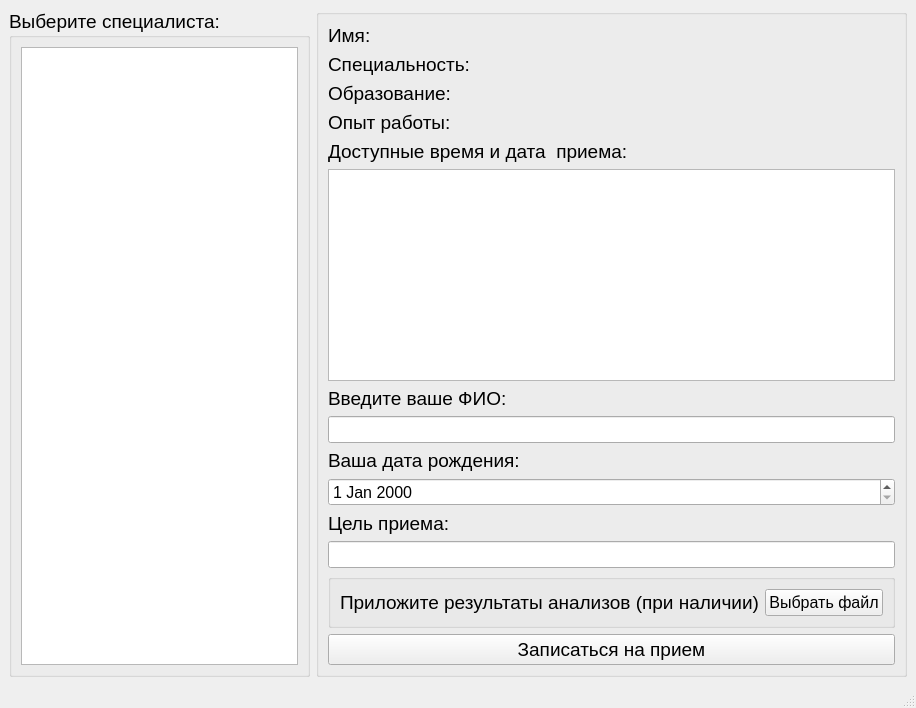
<?xml version="1.0" encoding="UTF-8"?>
<ui version="4.0">
 <class>MainWindow</class>
 <widget class="QMainWindow" name="MainWindow">
  <property name="geometry">
   <rect>
    <x>0</x>
    <y>0</y>
    <width>916</width>
    <height>708</height>
   </rect>
  </property>
  <property name="windowTitle">
   <string>MainWindow</string>
  </property>
  <widget class="QWidget" name="centralwidget">
   <layout class="QGridLayout" name="gridLayout_4">
    <item row="0" column="0">
     <widget class="QGroupBox" name="groupBox">
      <property name="font">
       <font>
        <pointsize>14</pointsize>
       </font>
      </property>
      <property name="title">
       <string>Выберите специалиста:</string>
      </property>
      <layout class="QGridLayout" name="gridLayout">
       <item row="0" column="0">
        <widget class="QListWidget" name="listWidget"/>
       </item>
      </layout>
     </widget>
    </item>
    <item row="0" column="1">
     <widget class="QGroupBox" name="groupBox_2">
      <property name="font">
       <font>
        <pointsize>12</pointsize>
       </font>
      </property>
      <property name="title">
       <string/>
      </property>
      <layout class="QGridLayout" name="gridLayout_3">
       <item row="18" column="0">
        <widget class="QPushButton" name="pushButton">
         <property name="font">
          <font>
           <pointsize>14</pointsize>
          </font>
         </property>
         <property name="text">
          <string>Записаться на прием</string>
         </property>
        </widget>
       </item>
       <item row="10" column="0">
        <widget class="QLineEdit" name="lineEdit"/>
       </item>
       <item row="12" column="0">
        <widget class="QDateEdit" name="dateEdit"/>
       </item>
       <item row="7" column="0">
        <widget class="QLabel" name="label_5">
         <property name="font">
          <font>
           <pointsize>14</pointsize>
          </font>
         </property>
         <property name="text">
          <string>Доступные время и дата  приема:</string>
         </property>
        </widget>
       </item>
       <item row="4" column="0">
        <widget class="QLabel" name="label_4">
         <property name="text">
          <string>&lt;html&gt;&lt;head/&gt;&lt;body&gt;&lt;p&gt;&lt;span style=&quot; font-size:14pt;&quot;&gt;Опыт работы:&lt;/span&gt;&lt;/p&gt;&lt;/body&gt;&lt;/html&gt;</string>
         </property>
        </widget>
       </item>
       <item row="13" column="0">
        <widget class="QLabel" name="label_8">
         <property name="font">
          <font>
           <pointsize>14</pointsize>
          </font>
         </property>
         <property name="text">
          <string>Цель приема:</string>
         </property>
        </widget>
       </item>
       <item row="8" column="0">
        <widget class="QListWidget" name="dates_list"/>
       </item>
       <item row="0" column="0">
        <widget class="QLabel" name="label">
         <property name="text">
          <string>&lt;html&gt;&lt;head/&gt;&lt;body&gt;&lt;p&gt;&lt;span style=&quot; font-size:14pt;&quot;&gt;Имя:&lt;/span&gt;&lt;/p&gt;&lt;/body&gt;&lt;/html&gt;</string>
         </property>
        </widget>
       </item>
       <item row="11" column="0">
        <widget class="QLabel" name="label_7">
         <property name="font">
          <font>
           <pointsize>14</pointsize>
          </font>
         </property>
         <property name="text">
          <string>Ваша дата рождения:</string>
         </property>
        </widget>
       </item>
       <item row="9" column="0">
        <widget class="QLabel" name="label_6">
         <property name="font">
          <font>
           <pointsize>14</pointsize>
          </font>
         </property>
         <property name="text">
          <string>Введите ваше ФИО:</string>
         </property>
        </widget>
       </item>
       <item row="3" column="0">
        <widget class="QLabel" name="label_3">
         <property name="text">
          <string>&lt;html&gt;&lt;head/&gt;&lt;body&gt;&lt;p&gt;&lt;span style=&quot; font-size:14pt;&quot;&gt;Образование:&lt;/span&gt;&lt;/p&gt;&lt;/body&gt;&lt;/html&gt;</string>
         </property>
        </widget>
       </item>
       <item row="2" column="0">
        <widget class="QLabel" name="label_2">
         <property name="text">
          <string>&lt;html&gt;&lt;head/&gt;&lt;body&gt;&lt;p&gt;&lt;span style=&quot; font-size:14pt;&quot;&gt;Специальность:&lt;/span&gt;&lt;/p&gt;&lt;/body&gt;&lt;/html&gt;</string>
         </property>
        </widget>
       </item>
       <item row="14" column="0">
        <widget class="QLineEdit" name="lineEdit_2"/>
       </item>
       <item row="15" column="0">
        <widget class="QGroupBox" name="groupBox_3">
         <property name="title">
          <string/>
         </property>
         <layout class="QGridLayout" name="gridLayout_2">
          <item row="0" column="0">
           <widget class="QLabel" name="label_9">
            <property name="font">
             <font>
              <pointsize>14</pointsize>
             </font>
            </property>
            <property name="text">
             <string>Приложите результаты анализов (при наличии)</string>
            </property>
           </widget>
          </item>
          <item row="0" column="1">
           <widget class="QPushButton" name="pushButton_2">
            <property name="font">
             <font>
              <pointsize>12</pointsize>
             </font>
            </property>
            <property name="text">
             <string>Выбрать файл</string>
            </property>
           </widget>
          </item>
         </layout>
        </widget>
       </item>
      </layout>
     </widget>
    </item>
   </layout>
  </widget>
  <widget class="QStatusBar" name="statusbar"/>
 </widget>
 <resources/>
 <connections/>
</ui>
